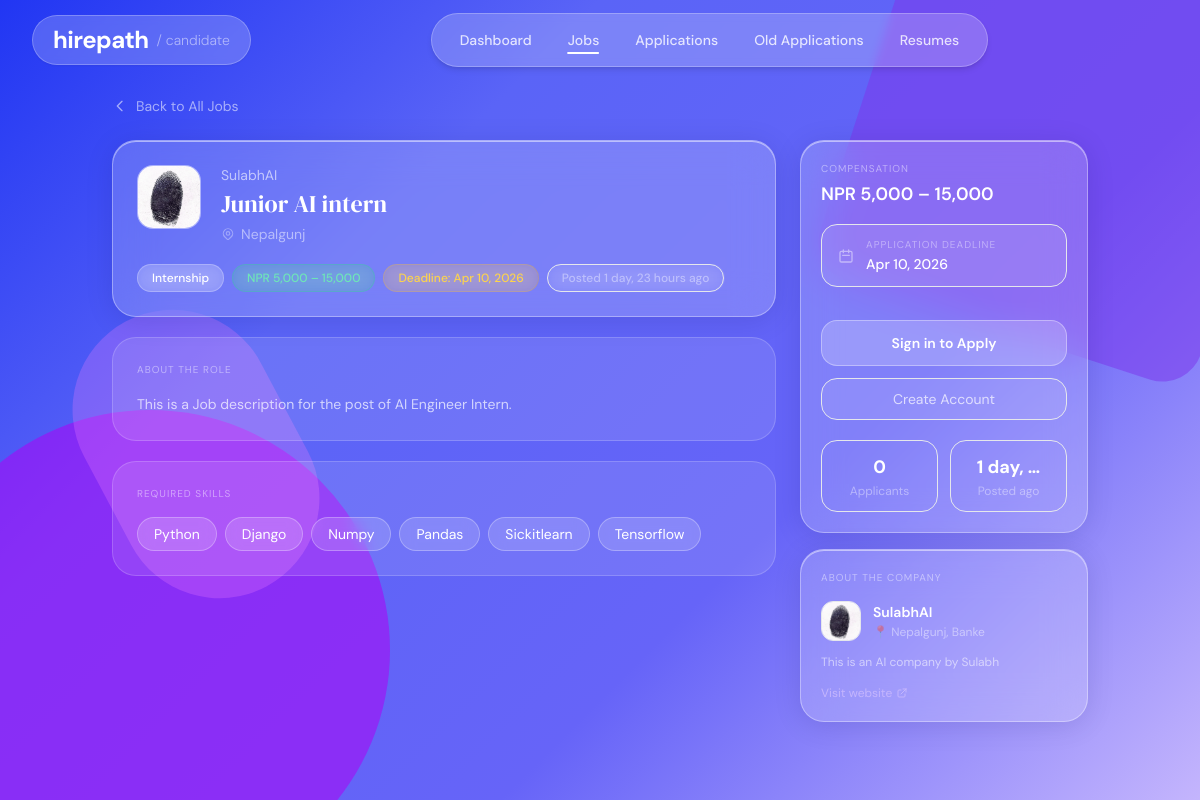
Page /jobs/1/ on the committed database.
### jobs/models.py (models this page shows, shortened)
class Job(models.Model):
    class JobType(models.TextChoices):
        FULL_TIME  = "full_time",  "Full-time"
        PART_TIME  = "part_time",  "Part-time"
        CONTRACT   = "contract",   "Contract"
        INTERNSHIP = "internship", "Internship"
        REMOTE     = "remote",     "Remote"
        HYBRID     = "hybrid",     "Hybrid"
    class Status(models.TextChoices):
        OPEN   = "open",   "Open"
        CLOSED = "closed", "Closed"
        DRAFT  = "draft",  "Draft"
    class QualificationLevel(models.TextChoices):
        ANY        = "",           "Any / Not specified"
        DIPLOMA    = "diploma",    "Diploma"
        BACHELOR   = "bachelor",   "Bachelor's Degree"
        MASTER     = "master",     "Master's Degree"
        PHD        = "phd",        "PhD / Doctorate"
    company          = models.ForeignKey(
                         CompanyProfile,
                         on_delete=models.CASCADE,
                         related_name="jobs"
                       )
    title            = models.CharField(max_length=255)
    description      = models.TextField()
    requirements     = models.TextField(blank=True, help_text="Detailed role requirements")
    responsibilities = models.TextField(blank=True, help_text="Key responsibilities")
    experience_required    = models.IntegerField(
                               default=0,
                               help_text="Minimum years of experience required"
                             )
    qualification_required = models.CharField(
                               max_length=20,
                               choices=QualificationLevel.choices,
                               default=QualificationLevel.ANY,
                               blank=True,
                               help_text="Minimum qualification level required"
                             )
    skills           = models.ManyToManyField(Skill, blank=True)
    location         = models.CharField(max_length=255, blank=True)
    job_type         = models.CharField(
                         max_length=20,
                         choices=JobType.choices,
                         default=JobType.FULL_TIME
                       )
    salary_min       = models.PositiveIntegerField(null=True, blank=True)
    salary_max       = models.PositiveIntegerField(null=True, blank=True)
    salary_currency  = models.CharField(max_length=10, default="NPR")
    status           = models.CharField(
                         max_length=10,
                         choices=Status.choices,
                         default=Status.OPEN
                       )
    deadline         = models.DateField(null=True, blank=True)
    created_at       = models.DateTimeField(auto_now_add=True)
    updated_at       = models.DateTimeField(auto_now=True)
    results_published    = models.BooleanField(default=False)
    shortlist_email_sent = models.BooleanField(default=False)
    class Meta:
        ordering = ["-created_at"]
    @property
    def application_count(self):
        return self.applications.count()
    @property
    def salary_display(self):
        if self.salary_min and self.salary_max:
            return f"{self.salary_currency} {self.salary_min:,} – {self.salary_max:,}"
        if self.salary_min:
            return f"{self.salary_currency} {self.salary_min:,}+"
        return "Not disclosed"

class Skill(models.Model):
    name = models.CharField(max_length=100, unique=True)

### accounts/models.py (models this page shows, shortened)
class CompanyProfile(models.Model):
    user         = models.OneToOneField(User, on_delete=models.CASCADE)
    phone           = models.CharField(max_length=20, blank=True)
    company_name = models.CharField(max_length=255)
    description  = models.TextField()
    website      = models.URLField(blank=True, null=True)
    location     = models.CharField(max_length=255, blank=True, null=True)
    logo         = models.ImageField(upload_to='company_logos/', blank=True, null=True)

### jobs/views.py (the view)
# urls.py: path("<int:job_id>/",        views.job_detail,        name="job_detail"),
def job_detail(request, job_id):
    job = get_object_or_404(
        Job.objects.select_related("company").prefetch_related("skills"),
        id=job_id
    )
    already_applied = False
    has_resumes     = False
    candidate       = _get_candidate(request)
    if candidate:
        already_applied = job.applications.filter(candidate=candidate).exists()
        has_resumes     = candidate.resumes.exists()
    def clean_lines(text):
        return [
            line.strip().lstrip("•-*").strip()
            for line in (text or "").splitlines()
            if line.strip()
        ]
    responsibilities_list = clean_lines(job.responsibilities)
    requirements_list     = clean_lines(job.requirements)
    return render(request, "jobs/job_detail.html", {
        "job":             job,
        "already_applied": already_applied,
        "has_resumes":     has_resumes,
        "responsibilities_list": responsibilities_list,
        "requirements_list": requirements_list,
    })

### templates/jobs/job_detail.html (shortened to what this page needs)
{% extends "candidate_base.html" %}
{% block nav_jobs %}active{% endblock %}
{% block main_content %}
<main class="max-w-5xl mx-auto px-4 md:px-6 pt-[12vh] pb-12 relative z-10">
  <a href="{% url 'job_list' %}"
     class="inline-flex items-center gap-2 text-white/55 hover:text-white text-sm mb-6 transition-colors group">
    <svg class="w-4 h-4 group-hover:-translate-x-0.5 transition-transform" fill="none" stroke="currentColor" viewBox="0 0 24 24">
      <path stroke-linecap="round" stroke-linejoin="round" stroke-width="2" d="M15 19l-7-7 7-7"/>
    </svg>
    Back to All Jobs
  </a>
  <div class="flex flex-col lg:flex-row gap-6 items-start">
    <div class="flex-1 min-w-0 flex flex-col gap-5">
      <div class="glass-card rounded-3xl p-6">
        <div class="flex items-start gap-5">
          <div class="w-16 h-16 rounded-2xl bg-white/15 backdrop-blur-md border border-white/30 flex items-center justify-center shrink-0 overflow-hidden">
            {% if job.company.logo %}
              <img src="{{ job.company.logo.url }}" alt="{{ job.company.company_name }}" class="w-full h-full object-cover"/>
            {% else %}
              <img src="https://api.dicebear.com/7.x/initials/svg?seed={{ job.company.company_name|urlencode }}&backgroundColor=dbeafe&textColor=2563eb"
                   alt="{{ job.company.company_name }}" class="w-full h-full object-cover"/>
            {% endif %}
          </div>
          <div class="flex-1 min-w-0">
            <p class="text-white/60 text-sm mb-0.5">{{ job.company.company_name }}</p>
            <h1 class="font-serif-display text-2xl text-white leading-snug">{{ job.title }}</h1>
            {% if job.location %}
            <p class="text-white/50 text-sm mt-1 flex items-center gap-1.5">
              {{ job.location }}
            </p>
            {% endif %}
          </div>
        </div>
        <div class="flex flex-wrap gap-2 mt-5">
          <span class="detail-tag bg-white/15 text-white border border-white/25">{{ job.get_job_type_display }}</span>
          {% if job.salary_min or job.salary_max %}
          <span class="detail-tag bg-emerald-500/20 text-emerald-300 border border-emerald-400/30">{{ job.salary_display }}</span>
          {% else %}
          <span class="detail-tag bg-white/10 text-white/55 border border-white/18">Salary not disclosed</span>
          {% endif %}
          {% if job.deadline %}
          <span class="detail-tag bg-amber-500/15 text-amber-300 border border-amber-400/25">
            Deadline: {{ job.deadline|date:"M j, Y" }}
          </span>
          {% endif %}
          <span class="detail-tag bg-white/8 text-white/40 border border-white/12">Posted {{ job.created_at|timesince }} ago</span>
        </div>
      </div>
      <div class="section-card rounded-3xl p-6">
        <p class="text-[10px] text-white/45 uppercase tracking-widest mb-4">About the Role</p>
        <p class="text-sm text-white/70 leading-relaxed whitespace-pre-line">{{ job.description }}</p>
      </div>
      {% if job.skills.all %}
      <div class="section-card rounded-3xl p-6">
        <p class="text-[10px] text-white/45 uppercase tracking-widest mb-4">Required Skills</p>
        <div class="flex flex-wrap gap-2">
          {% for skill in job.skills.all %}
          <span class="skill-chip text-sm px-4 py-1.5 rounded-full cursor-default">{{ skill.name }}</span>
          {% endfor %}
        </div>
      </div>
      {% endif %}
    </div>
    <div class="w-full lg:w-72 shrink-0 flex flex-col gap-4 lg:sticky lg:top-[12vh]">
      <div class="glass-card rounded-3xl p-5">
        <div class="mb-4">
          <p class="text-[10px] text-white/45 uppercase tracking-widest mb-1">Compensation</p>
          <p class="text-white font-semibold text-lg">{{ job.salary_display }}</p>
        </div>
        {% if job.deadline %}
        <div class="flex items-center gap-3 bg-white/10 border border-white/18 rounded-2xl px-4 py-3 mb-4">
          <svg class="w-4 h-4 text-white/45 shrink-0" fill="none" stroke="currentColor" viewBox="0 0 24 24">
            <path stroke-linecap="round" stroke-linejoin="round" stroke-width="2" d="M8 7V3m8 4V3m-9 8h10M5 21h14a2 2 0 002-2V7a2 2 0 00-2-2H5a2 2 0 00-2 2v12a2 2 0 002 2z"/>
          </svg>
          <div>
            <p class="text-[10px] text-white/40 uppercase tracking-widest">Application Deadline</p>
            <p class="text-sm text-white font-medium mt-0.5">{{ job.deadline|date:"M j, Y" }}</p>
          </div>
        </div>
        {% endif %}
        <div class="h-px bg-white/12 mb-4"></div>
        {% if request.user.is_authenticated %}
          {% if request.user.companyprofile == job.company %}
          <a href="{% url 'edit_job' job.id %}"
             class="apply-btn-large w-full text-white font-semibold py-3 rounded-2xl text-sm block text-center mb-2">
            Edit This Posting
          </a>
          {# <a href=""
             class="w-full bg-emerald-500/20 border border-emerald-400/30 text-emerald-300 font-semibold py-2.5 rounded-2xl text-sm block text-center hover:bg-emerald-500/32 transition-all mb-2">
            View Applicants ({{ job.application_count }})
          </a> #}
          <form method="post" action="{% url 'toggle_job_status' job.id %}">
            {% csrf_token %}
            <button type="submit"
                    class="w-full bg-white/10 border border-white/18 text-white/65 text-sm py-2.5 rounded-2xl hover:bg-white/18 hover:text-white transition-all">
              {% if job.status == 'open' %}Close Job{% elif job.status == 'closed' %}Reopen Job{% else %}Publish Job{% endif %}
            </button>
          </form>
          {% elif request.user.candidateprofile %}
          {% if already_applied %}
          <div class="w-full bg-emerald-500/18 border border-emerald-400/30 text-emerald-300 font-semibold py-3 rounded-2xl text-sm flex items-center justify-center gap-2">
            <svg class="w-4 h-4" fill="none" stroke="currentColor" viewBox="0 0 24 24">
              <path stroke-linecap="round" stroke-linejoin="round" stroke-width="2" d="M5 13l4 4L19 7"/>
            </svg>
            Application Submitted
          </div>
          <p class="text-xs text-white/35 text-center mt-2">You've already applied for this role.</p>
          {% elif not job.is_open %}
          <div class="w-full bg-white/8 border border-white/15 text-white/45 text-sm py-3 rounded-2xl text-center">
            Applications Closed
          </div>
          {% elif not has_resumes %}
          <a href="{% url 'resume_manager' %}"
             class="w-full flex items-center justify-center gap-2 bg-amber-500/15 border border-amber-400/30 text-amber-300 font-semibold py-3 rounded-2xl text-sm hover:bg-amber-500/25 transition-all mb-2">
            <svg class="w-4 h-4" fill="none" stroke="currentColor" viewBox="0 0 24 24">
              <path stroke-linecap="round" stroke-linejoin="round" stroke-width="2" d="M12 9v2m0 4h.01M21 12a9 9 0 11-18 0 9 9 0 0118 0z"/>
            </svg>
            Upload Resume First
          </a>
          <p class="text-xs text-white/35 text-center">You need a resume to apply.</p>
          {% else %}
          <a href="{% url 'apply_job' job.id %}"
             class="apply-btn-large w-full text-white font-semibold py-3 rounded-2xl text-sm block text-center">
            Apply Now
          </a>
          {% endif %}
          {% else %}
          <a href="{% url 'job_list' %}"
             class="apply-btn-large w-full text-white font-semibold py-3 rounded-2xl text-sm block text-center">
            Browse All Jobs
          </a>
          {% endif %}
        {% else %}
        <a href="{% url 'login' %}"
           class="apply-btn-large w-full text-white font-semibold py-3 rounded-2xl text-sm block text-center mb-3">
          Sign in to Apply
        </a>
        <a href="{% url 'register' %}"
           class="w-full bg-white/10 border border-white/18 text-white/70 text-sm py-2.5 rounded-2xl block text-center hover:bg-white/18 hover:text-white transition-all">
          Create Account
        </a>
        {% endif %}
        <div class="mt-5 grid grid-cols-2 gap-3">
          <div class="bg-white/8 border border-white/12 rounded-2xl p-3 text-center">
            <p class="text-white font-bold text-lg">{{ job.application_count }}</p>
            <p class="text-white/40 text-xs mt-0.5">Applicants</p>
          </div>
          <div class="bg-white/8 border border-white/12 rounded-2xl p-3 text-center">
            <p class="text-white font-bold text-lg">{{ job.created_at|timesince|truncatechars:8 }}</p>
            <p class="text-white/40 text-xs mt-0.5">Posted ago</p>
          </div>
        </div>
      </div>
      <div class="glass-card rounded-3xl p-5">
        <p class="text-[10px] text-white/45 uppercase tracking-widest mb-4">About the Company</p>
        <div class="flex items-center gap-3 mb-3">
          <div class="w-10 h-10 rounded-xl bg-white/15 border border-white/28 overflow-hidden flex items-center justify-center shrink-0">
            {% if job.company.logo %}
              <img src="{{ job.company.logo.url }}" alt="{{ job.company.company_name }}" class="w-full h-full object-cover"/>
            {% else %}
              <img src="https://api.dicebear.com/7.x/initials/svg?seed={{ job.company.company_name|urlencode }}&backgroundColor=dbeafe&textColor=2563eb"
                   alt="{{ job.company.company_name }}" class="w-full h-full object-cover"/>
            {% endif %}
          </div>
          <div class="min-w-0">
            <p class="text-white text-sm font-semibold truncate">{{ job.company.company_name }}</p>
            {% if job.company.location %}
            <p class="text-white/45 text-xs mt-0.5">📍 {{ job.company.location }}</p>
            {% endif %}
          </div>
        </div>
        {% if job.company.description %}
        <p class="text-white/55 text-xs leading-relaxed">{{ job.company.description|truncatechars:150 }}</p>
        {% endif %}
        {% if job.company.website %}
        <a href="{{ job.company.website }}" target="_blank" rel="noopener"
           class="mt-3 text-violet-300 hover:text-white text-xs transition-colors flex items-center gap-1">
          Visit website
          <svg class="w-3 h-3" fill="none" stroke="currentColor" viewBox="0 0 24 24">
            <path stroke-linecap="round" stroke-linejoin="round" stroke-width="2" d="M10 6H6a2 2 0 00-2 2v10a2 2 0 002 2h10a2 2 0 002-2v-4M14 4h6m0 0v6m0-6L10 14"/>
          </svg>
        </a>
        {% endif %}
      </div>
    </div>
  </div>
</main>
{% endblock %}

### rows in the picture
Job: company.logo (picture), company.company_name "SulabhAI", title "Junior AI intern", location "Nepalgunj", job_type "Internship", salary_display "NPR 5,000 – 15,000", deadline "Apr 10, 2026", created_at "1 day, 23 hours", description "This is a Job description for the post of AI Engineer Intern.", application_count "0", created_at "1 day, …", company.location "Nepalgunj, Banke", company.description "This is an AI company by Sulabh"
Skill: name "Python"
Skill: name "Django"
Skill: name "Numpy"
Skill: name "Pandas"
Skill: name "Sickitlearn"
Skill: name "Tensorflow"
